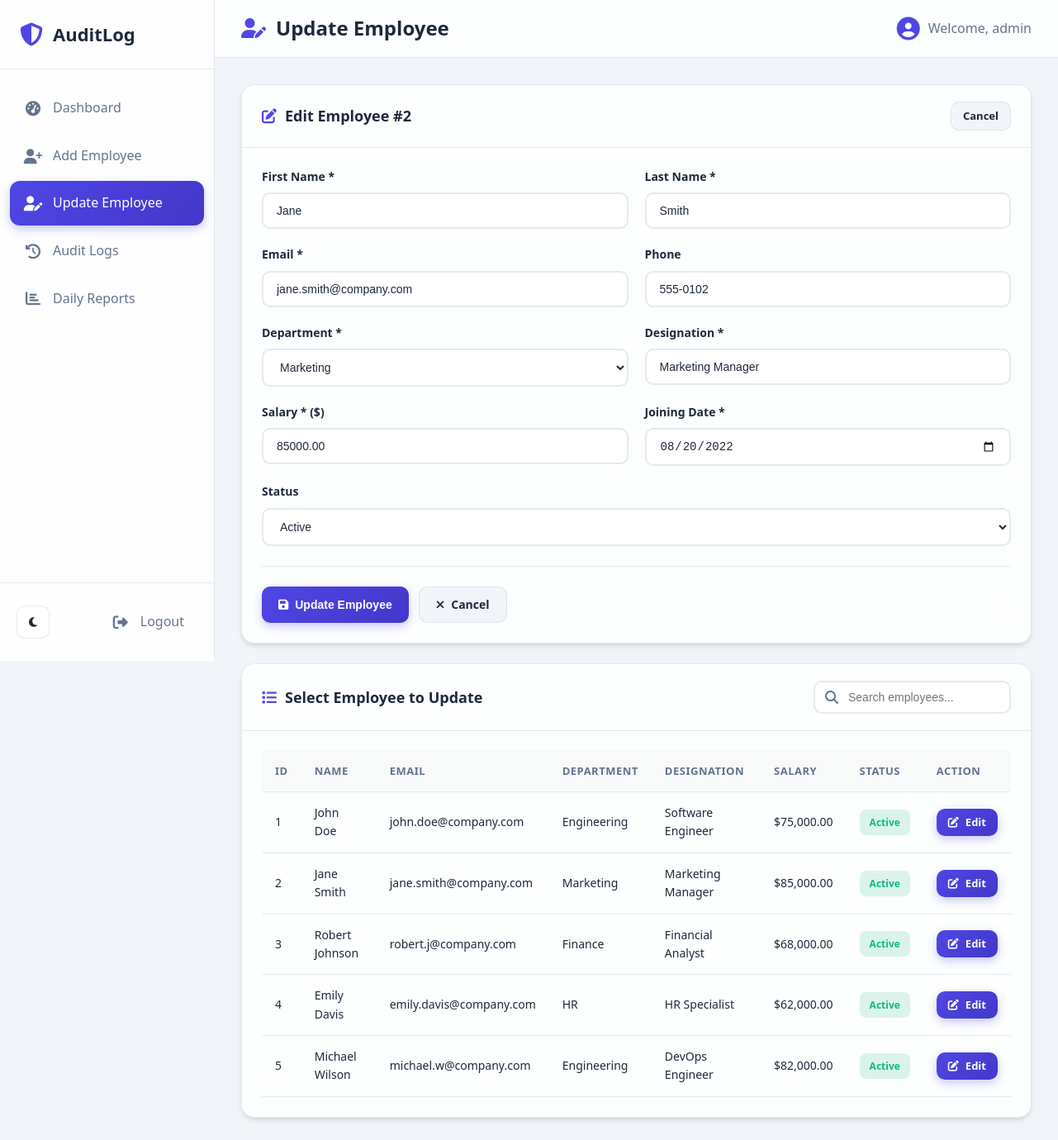
/update_employee.php?edit=2 (signed in), run on the app's committed database.
### tables this page shows
CREATE TABLE IF NOT EXISTS employees (
    emp_id INT AUTO_INCREMENT PRIMARY KEY,
    first_name VARCHAR(50) NOT NULL,
    last_name VARCHAR(50) NOT NULL,
    email VARCHAR(100) NOT NULL UNIQUE,
    phone VARCHAR(20),
    department VARCHAR(50) NOT NULL,
    designation VARCHAR(50) NOT NULL,
    salary DECIMAL(10,2) NOT NULL,
    joining_date DATE NOT NULL,
    status ENUM('Active', 'Inactive') DEFAULT 'Active',
    created_at TIMESTAMP DEFAULT CURRENT_TIMESTAMP,
    updated_at TIMESTAMP DEFAULT CURRENT_TIMESTAMP ON UPDATE CURRENT_TIMESTAMP
);

### update_employee.php (the view, shortened to what this page needs)
<?php
require_once 'config.php';
$edit_employee = null;
if (isset($_GET['edit'])) {
    $edit_id = intval($_GET['edit']);
    $stmt = $conn->prepare("SELECT * FROM employees WHERE emp_id = ?");
    $stmt->bind_param("i", $edit_id);
    $stmt->execute();
    $result = $stmt->get_result();
    $edit_employee = $result->fetch_assoc();
}
$employees = $conn->query("SELECT * FROM employees ORDER BY created_at DESC");
?>
<!DOCTYPE html>
<html lang="en" data-theme="light">
<head>
    <link rel="stylesheet" href="assets/css/style.css">
    <link rel="stylesheet" href="https://cdnjs.cloudflare.com/ajax/libs/font-awesome/6.4.0/css/all.min.css">
</head>
<body>
    <div class="app-container">
        <aside class="sidebar">
            <div class="sidebar-header">
                <i class="fas fa-shield-alt"></i>
                <span>AuditLog</span>
            </div>
            <nav class="sidebar-nav">
                <a href="dashboard.php" class="nav-link">
                    <i class="fas fa-tachometer-alt"></i>
                    <span>Dashboard</span>
                </a>
                <a href="add_employee.php" class="nav-link">
                    <i class="fas fa-user-plus"></i>
                    <span>Add Employee</span>
                </a>
                <a href="update_employee.php" class="nav-link active">
                    <i class="fas fa-user-edit"></i>
                    <span>Update Employee</span>
                </a>
                <a href="logs.php" class="nav-link">
                    <i class="fas fa-history"></i>
                    <span>Audit Logs</span>
                </a>
                <a href="reports.php" class="nav-link">
                    <i class="fas fa-chart-bar"></i>
                    <span>Daily Reports</span>
                </a>
            </nav>
            <div class="sidebar-footer">
                <button class="theme-toggle" onclick="toggleTheme()" title="Toggle Dark Mode">
                    <i class="fas fa-moon"></i>
                </button>
                <a href="logout.php" class="nav-link logout">
                    <i class="fas fa-sign-out-alt"></i>
                    <span>Logout</span>
                </a>
            </div>
        </aside>
        <main class="main-content">
            <header class="main-header">
                <h1><i class="fas fa-user-edit"></i> Update Employee</h1>
                <div class="user-info">
                    <i class="fas fa-user-circle"></i>
                    <span>Welcome, <?php echo htmlspecialchars($_SESSION['username']); ?></span>
                </div>
            </header>
            <div class="content-wrapper">
                <?php if ($edit_employee): ?>
                <div class="form-card">
                    <div class="card-header">
                        <h2><i class="fas fa-edit"></i> Edit Employee #<?php echo $edit_employee['emp_id']; ?></h2>
                        <a href="update_employee.php" class="btn btn-sm btn-secondary">Cancel</a>
                    </div>
                    <div class="card-body">
                        <form method="POST" action="" class="employee-form">
                            <div class="form-row">
                                <div class="form-group">
                                    <label for="first_name">First Name *</label>
                                    <input type="text" id="first_name" name="first_name" value="<?php echo htmlspecialchars($edit_employee['first_name']); ?>" required>
                                </div>
                                <div class="form-group">
                                    <label for="last_name">Last Name *</label>
                                    <input type="text" id="last_name" name="last_name" value="<?php echo htmlspecialchars($edit_employee['last_name']); ?>" required>
                                </div>
                            </div>
                            <div class="form-row">
                                <div class="form-group">
                                    <label for="email">Email *</label>
                                    <input type="email" id="email" name="email" value="<?php echo htmlspecialchars($edit_employee['email']); ?>" required>
                                </div>
                                <div class="form-group">
                                    <label for="phone">Phone</label>
                                    <input type="tel" id="phone" name="phone" value="<?php echo htmlspecialchars($edit_employee['phone'] ?? ''); ?>">
                                </div>
                            </div>
                            <div class="form-row">
                                <div class="form-group">
                                    <label for="department">Department *</label>
                                    <select id="department" name="department" required>
                                        <option value="Marketing" <?php echo $edit_employee['department'] === 'Marketing' ? 'selected' : ''; ?>>Marketing</option>
                                    </select>
                                </div>
                                <div class="form-group">
                                    <label for="designation">Designation *</label>
                                    <input type="text" id="designation" name="designation" value="<?php echo htmlspecialchars($edit_employee['designation']); ?>" required>
                                </div>
                            </div>
                            <div class="form-row">
                                <div class="form-group">
                                    <label for="salary">Salary * ($)</label>
                                    <input type="number" id="salary" name="salary" step="0.01" min="0" value="<?php echo $edit_employee['salary']; ?>" required>
                                </div>
                                <div class="form-group">
                                    <label for="joining_date">Joining Date *</label>
                                    <input type="date" id="joining_date" name="joining_date" value="<?php echo $edit_employee['joining_date']; ?>" required>
                                </div>
                            </div>
                            <div class="form-row">
                                <div class="form-group">
                                    <label for="status">Status</label>
                                    <select id="status" name="status">
                                        <option value="Active" <?php echo $edit_employee['status'] === 'Active' ? 'selected' : ''; ?>>Active</option>
                                    </select>
                                </div>
                            </div>
                            <div class="form-actions">
                                <button type="submit" class="btn btn-primary">
                                    <i class="fas fa-save"></i> Update Employee
                                </button>
                                <a href="update_employee.php" class="btn btn-secondary">
                                    <i class="fas fa-times"></i> Cancel
                                </a>
                            </div>
                        </form>
                    </div>
                </div>
                <?php endif; ?>
                <div class="card">
                    <div class="card-header">
                        <h2><i class="fas fa-list"></i> Select Employee to Update</h2>
                        <div class="search-box">
                            <i class="fas fa-search"></i>
                            <input type="text" id="employeeSearch" placeholder="Search employees..." onkeyup="searchTable('employeeSearch', 'employeesTable')">
                        </div>
                    </div>
                    <div class="card-body">
                        <div class="table-responsive">
                            <table class="data-table" id="employeesTable">
                                <thead>
                                    <tr>
                                        <th>ID</th>
                                        <th>Name</th>
                                        <th>Email</th>
                                        <th>Department</th>
                                        <th>Designation</th>
                                        <th>Salary</th>
                                        <th>Status</th>
                                        <th>Action</th>
                                    </tr>
                                </thead>
                                <tbody>
                                    <?php while ($emp = $employees->fetch_assoc()): ?>
                                    <tr>
                                        <td><?php echo $emp['emp_id']; ?></td>
                                        <td><?php echo htmlspecialchars($emp['first_name'] . ' ' . $emp['last_name']); ?></td>
                                        <td><?php echo htmlspecialchars($emp['email']); ?></td>
                                        <td><?php echo htmlspecialchars($emp['department']); ?></td>
                                        <td><?php echo htmlspecialchars($emp['designation']); ?></td>
                                        <td>$<?php echo number_format($emp['salary'], 2); ?></td>
                                        <td>
                                            <span class="badge <?php echo $emp['status'] === 'Active' ? 'badge-success' : 'badge-danger'; ?>">
                                                <?php echo $emp['status']; ?>
                                            </span>
                                        </td>
                                        <td>
                                            <a href="?edit=<?php echo $emp['emp_id']; ?>" class="btn btn-sm btn-primary">
                                                <i class="fas fa-edit"></i> Edit
                                            </a>
                                        </td>
                                    </tr>
                                    <?php endwhile; ?>
                                </tbody>
                            </table>
                        </div>
                    </div>
                </div>
            </div>
        </main>
    </div>
</body>
</html>

### data on the page
employees: emp_id "2", first_name "Jane", last_name "Smith", email "jane.smith@company.com", phone "555-0102", department "Marketing", designation "Marketing Manager", salary "85000.00", joining_date "08/20/2022", status "Active", first_name+last_name "Jane Smith", salary "85,000.00"
employees: emp_id "1", first_name+last_name "John Doe", email "john.doe@company.com", department "Engineering", designation "Software Engineer", salary "75,000.00", status "Active"
employees: emp_id "3", first_name+last_name "Robert Johnson", email "robert.j@company.com", department "Finance", designation "Financial Analyst", salary "68,000.00", status "Active"
employees: emp_id "4", first_name+last_name "Emily Davis", email "emily.davis@company.com", department "HR", designation "HR Specialist", salary "62,000.00", status "Active"
employees: emp_id "5", first_name+last_name "Michael Wilson", email "michael.w@company.com", department "Engineering", designation "DevOps Engineer", salary "82,000.00", status "Active"

### other printed values
$_SESSION['username'] "admin"
